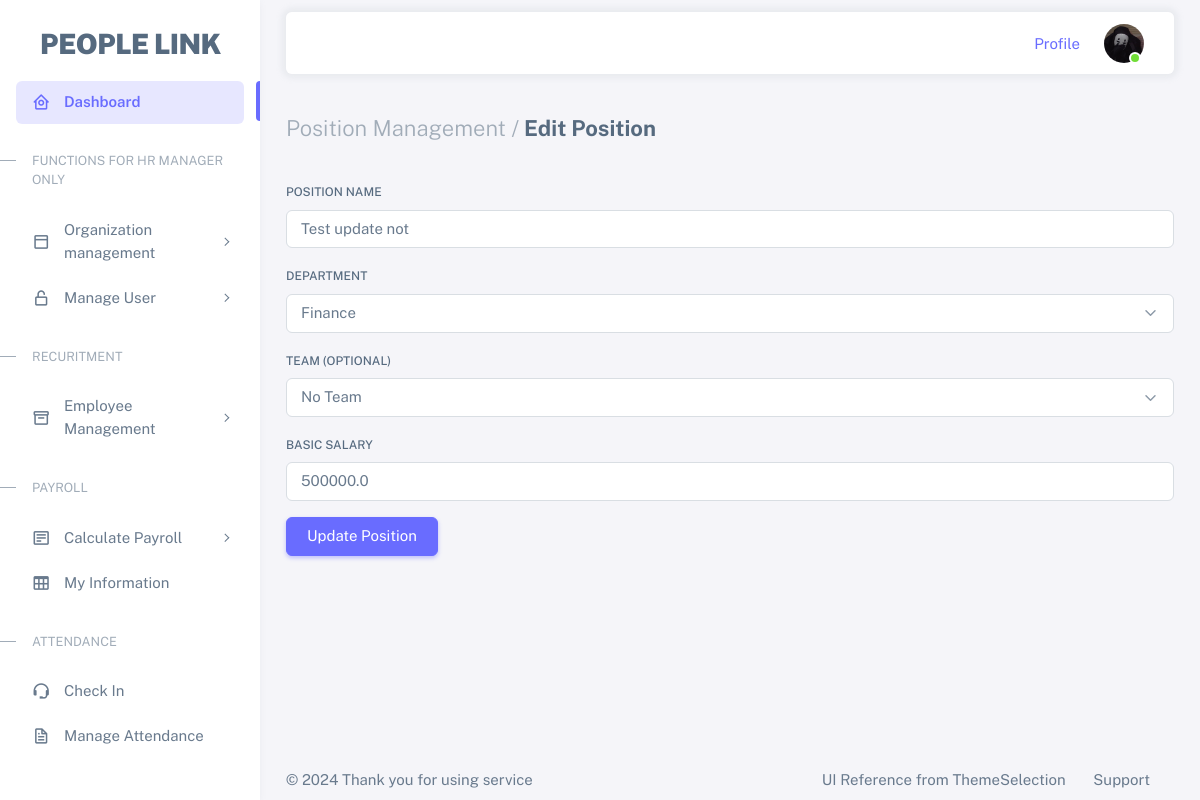
The page /edit_position/11 on the database as committed earlier.
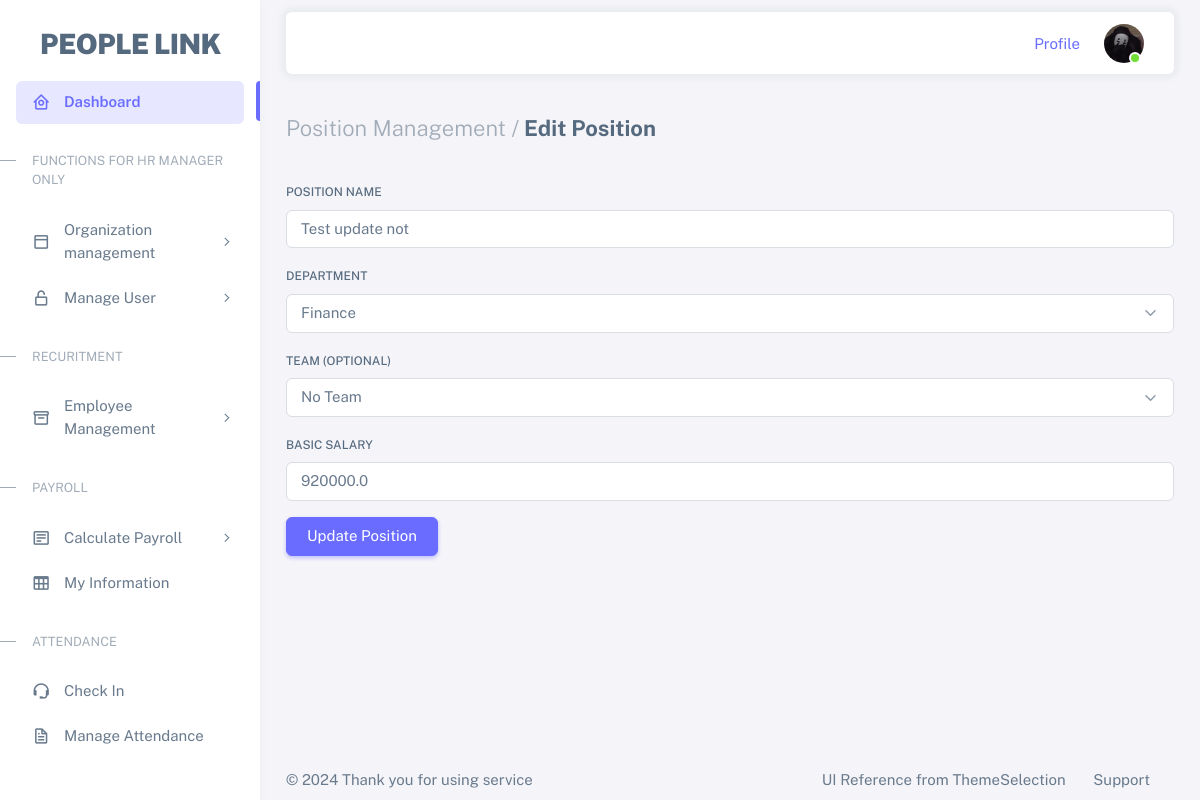
The same page on the database as committed later.
### tables this page shows
CREATE TABLE position (
        pos_id INTEGER PRIMARY KEY AUTOINCREMENT,
        position_name TEXT NOT NULL,
        dept_id INTEGER NOT NULL,
        basic_salary REAL NOT NULL, team_id INTEGER,
        FOREIGN KEY (dept_id) REFERENCES department (dept_id)
    );

CREATE TABLE department (
        dept_id INTEGER PRIMARY KEY AUTOINCREMENT,
        name TEXT NOT NULL UNIQUE
    , leader_id INTEGER);

### app.py (the view, shortened to what this page needs)
@app.route('/edit_position/<int:pos_id>', methods=['GET', 'POST'])
def edit_position(pos_id):
    conn = get_db()
    cursor = conn.cursor()
    cursor.execute('SELECT pos_id, position_name, dept_id, basic_salary FROM position WHERE pos_id = ?', (pos_id,))
    position = cursor.fetchone()
    cursor.execute('SELECT dept_id, name FROM department')
    departments = cursor.fetchall()
    conn.close()
    return render_template('edit_position.html', position=position, departments=departments)

### app.py (called while the page is built)
def get_db():
    conn = sqlite3.connect('hrm.db')
    conn.row_factory = sqlite3.Row
    return conn

### templates/edit_position.html (shortened to what this page needs)
{% extends "base.html" %}
{% block content %}
<div class="container-xxl flex-grow-1 container-p-y">
    <h4 class="fw-bold py-3 mb-4">
        <span class="text-muted fw-light">Position Management /</span> Edit Position
    </h4>
    <form action="{{ url_for('edit_position', pos_id=position[0]) }}" method="post">
        <div class="mb-3">
            <label for="position_name" class="form-label">Position Name</label>
            <input type="text" id="position_name" name="position_name" class="form-control" value="{{ position[1] }}" required>
        </div>
        <div class="mb-3">
            <label for="department" class="form-label">Department</label>
            <select id="department" name="department" class="form-select" required>
                {% for dept in departments %}
                    <option value="{{ dept[0] }}" {% if dept[0] == position[2] %}selected{% endif %}>
                        {{ dept[1] }}
                    </option>
                {% endfor %}
            </select>
        </div>
        <div class="mb-3">
            <label for="team" class="form-label">Team (Optional)</label>
            <select id="team" name="team" class="form-select">
                <option value="">No Team</option>
            </select>
        </div>
        <div class="mb-3">
            <label for="basic_salary" class="form-label">Basic Salary</label>
            <input type="number" id="basic_salary" name="basic_salary" class="form-control" value="{{ position[3] }}" required>
        </div>
        <button type="submit" class="btn btn-primary">Update Position</button>
    </form>
</div>
{% endblock %}

Rows that differ between the two databases and show on the page:
changed position "Test update not": basic_salary "500000.0" → "920000.0"
